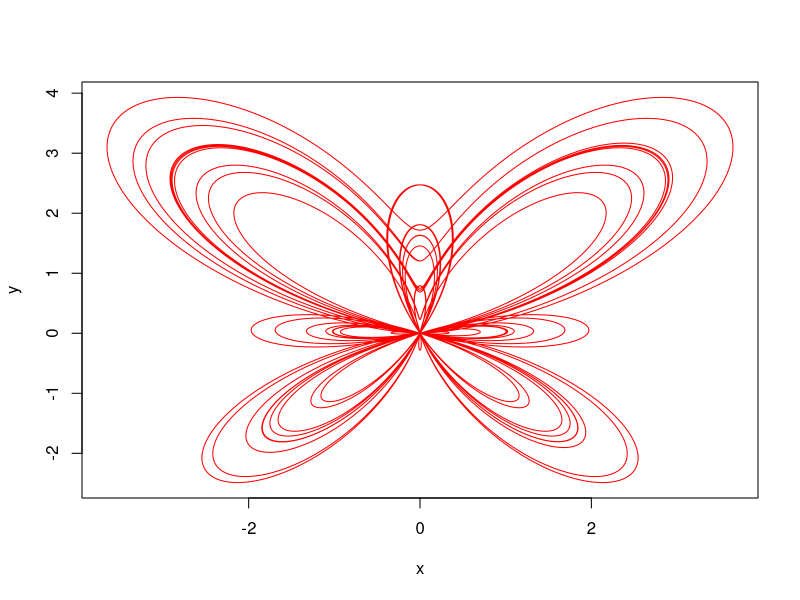

Recreate this plot in R.
# https://es.wikipedia.org/wiki/Curva_mariposa_(trascendente)

np = 10

t <- seq(0, np*2*pi, .01)

r = exp(cos(t)) - 2* cos(4*t) - sin(t/12)^5

x = r*sin(t)
y = r*cos(t)

plot(x,y, type='l', col='red')


